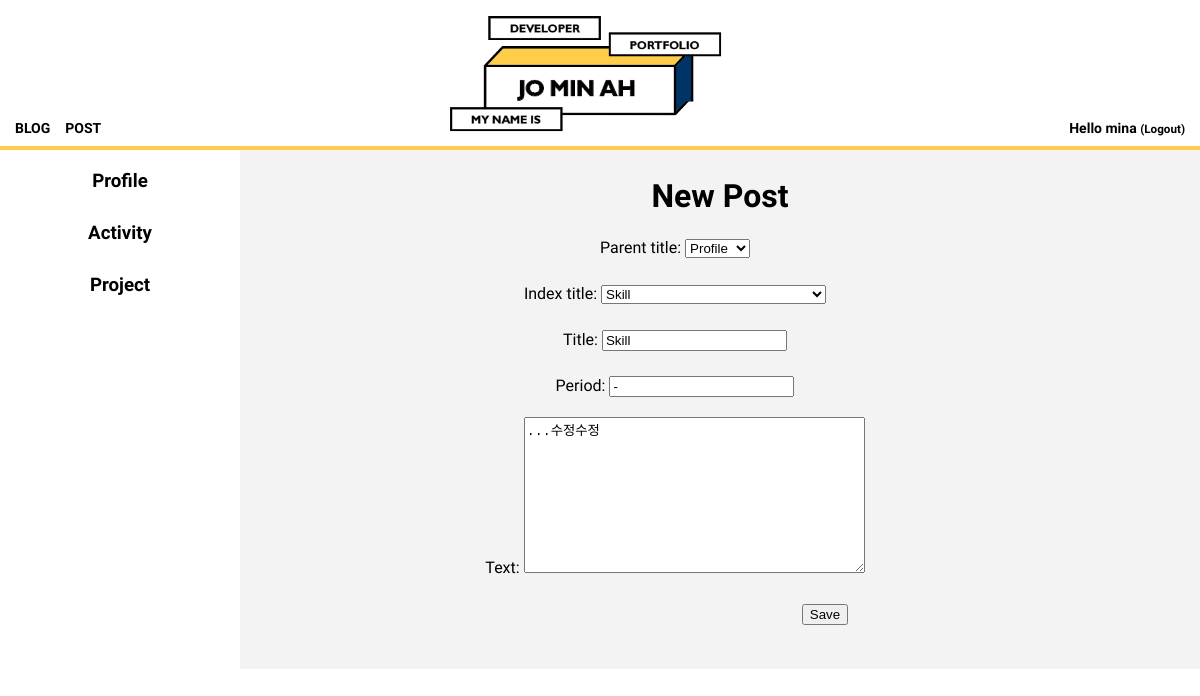
/post/4/edit/ (signed in), run on the app's committed database.
### blog/models.py (models this page shows, shortened)
class Post(models.Model):
    author = models.ForeignKey(settings.AUTH_USER_MODEL, on_delete=models.CASCADE)
    parent_title_choices=(('Profile','Profile'),('Activity','Activity'),('Project','Project'))
    parent_title=models.CharField(max_length=30,choices=parent_title_choices,default='Profile')
    index_title_choices=(('Profile',(('Skill','Skill'),)),('Activity',(('UCI Undergraduate Researcher','UCI Undergraduate Researcher'),('Coding HelpDesk','Coding HelpDesk'),('Heronation InternShip','Heronation InternShip'))),('Project',(('Face Recogntion','Face Recognition'),('Mu:Ping App','Mu:Ping App'),('Ang-Bob App','Ang-Bob App'),('Flex-Bison Interpreter','Flex-Bison Interpreter'),('Z-shop App','Z-shop App'),)))
    index_title=models.CharField(max_length=30,choices=index_title_choices,default='Skill')
    title = models.CharField(max_length=200)
    period=models.CharField(max_length=50)
    text = models.TextField()
    created_date = models.DateTimeField(
            default=timezone.now)
    published_date = models.DateTimeField(
            blank=True, null=True)

### blog/views.py (the view)
# urls.py: path('post/<int:pk>/edit/', views.post_edit, name='post_edit'),
@login_required
def post_edit(request, pk):
    profile=Post.objects.filter(parent_title__contains="Profile",published_date__lte=timezone.now())
    activity=Post.objects.filter(parent_title__contains="Activity",published_date__lte=timezone.now())
    project=Post.objects.filter(parent_title__contains="Project",published_date__lte=timezone.now())
    post = get_object_or_404(Post, pk=pk)
    if request.method == "POST":
        form = PostForm(request.POST, instance=post)
        if form.is_valid():
            post = form.save(commit=False)
            post.author = request.user
            post.published_date = timezone.now()
            post.save()
            return redirect('post_detail', pk=post.pk)
    else:
        form = PostForm(instance=post)
    return render(request, 'blog/post_edit.html', {'form': form,'profile':profile,"activity":activity,"project":project})

### blog/forms.py
class PostForm(forms.ModelForm):
    class Meta:
        model = Post
        fields = ('parent_title','index_title','title','period','text')

### blog/template/blog/post_edit.html
{% extends 'blog/base.html' %}
{% block content %}
<div align=center>
<h1> New Post </h1>
<form style="margin-right:90px" method="POST" class="post-form"> {% csrf_token %}
  {{form.as_p}}
  <button type="submit" class="save btn btn-default" style="margin-left:300px">Save</button>
</form>
  <br>
  </div>
{% endblock %}

### blog/template/blog/base.html (shortened to what this page needs)
{% load static %}
<!doctype html>
<html>
<head>
  <link rel="stylesheet" type="text/css" href="{% static 'css/style.css' %}">
</head>
<body>
  <div class="top" align=center>
    <a href="{% url 'post_list' %}"><img src="{% static 'img/logo.png' %}" style="border-bottom:10px;"></a>
    <a href="{% url 'post_list' %}" class="top-menu">
      <div>BLOG</div></a>
    {% if user.is_authenticated %}
    <a href="{% url 'post_new' %}" class="top-menu">
      <div>POST</div></a>
      {% endif %}
      {% if user.is_authenticated %}
      <div class="right-menu1">Hello {{ user.username }} <small>(<a href="{% url 'logout' %}" class='logout'>Logout</a>)</small></div>
      {% else %}
      <a href="{% url 'login' %}" class="right-menu">
        <div>LOGIN</div>
      </a>
      {% endif %}
  </div>
  <div id="grid">
    <div>
    <ul class="accordion">
      <li class="item">
        <h3 class="accordionTitle"> Profile</h3>
      </li>
      <li class="item">
        <h3 class="accordionTitle"> Activity</h3>
      </li>
      <li class="item">
        <h3 class="accordionTitle"> Project</h3>
      </li>
    </ul>
  </div>
    <div id="article">
      {% block content %}
      {% endblock %}
    </div>
  </div>
</body>
</html>

### blog/static/css/style.css (style rules this page uses)
body { margin: 0 }
a { color: black; text-decoration: none; }
h1 { text-align: center; }
img { width: 300px; height: auto; }
.top { border-bottom: 4px #FFCD4A solid; }
.top-menu { font-family: 'Tomorrow', sans-serif; font-size:14px; margin-top: 120px; margin-left: 15px; float:left; font-weight: bold; }
.right-menu1 { font-family: 'Tomorrow', sans-serif; font-size:14px; margin-top: 120px; margin-right: 15px; font-weight: bold; float:right; }
#grid .accordion { font-family: 'Tomorrow', sans-serif; font-weight: bold; text-align: center; width: 240px; padding-inline-start: 0px; margin: 0; list-style: none; }
#grid ul { font-family: 'Tomorrow', sans-serif; list-style: none; padding-inline-start: 0px; }
.accordionTitle { padding-top: 10px; padding-bottom: 10px; margin-top: 10px; margin-bottom: 10px; }
h3 { margin: 0px; padding-top: 20px; padding-bottom: 10px; }
#grid { display: grid; grid-template-columns: 240px 1fr; background-color: white; }
#article { padding: 10px; font-family: 'Tomorrow', sans-serif; background-color: #f3f3f3; line-height: 30px; }

### data on the page
Post: parent_title "Profile", index_title "Skill", title "Skill", period "-", text "...수정수정"

### other printed values
{{ user.username }} "mina"
